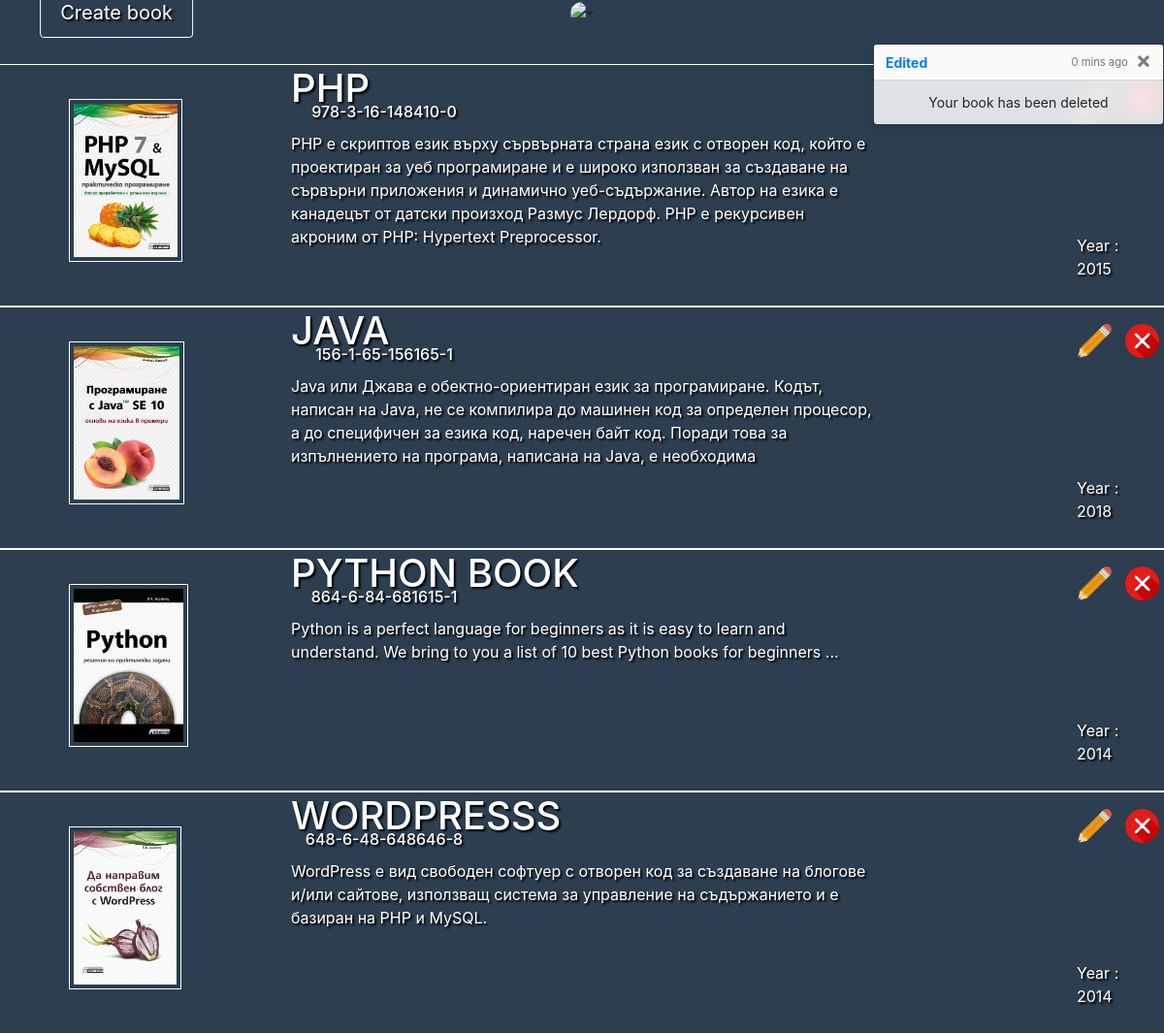
The app's page /home.php (signed in) with its own data.
### tables this page shows
CREATE TABLE `books` (
  `ID` int(11) NOT NULL,
  `Name` varchar(255) NOT NULL,
  `ISBN` varchar(255) NOT NULL,
  `Year` varchar(255) NOT NULL,
  `Description` varchar(2048) NOT NULL,
  `image` varchar(255) NOT NULL
);

### home.php (the view, shortened to what this page needs)
<?php
$leftButton = 'Create book';
$leftButtonPath = 'newBook.php';
require 'templates/header.php'; ?>
<?php
    require 'templates/connectDB.php';
    $sql = "SELECT * FROM books";
    $result = $conn->query($sql);
    while($row = mysqli_fetch_array($result)){
        echo '<div class="bookHolder">
                <img class="bookImage" src="uploads/'.$row['image'].'">
                <h1 onclick="editBook('.$row['ID'].')" class="nameBook">'.$row['Name'].'</h1>
                <h2 class="isbnBook">'.$row['ISBN'].'</h2>
                <p class="descriptionBook">'.$row['Description'].'</p>
                <span class="yearBook">Year : '.$row['Year'].'</span>
                <div class="editButtons">
                    <img onclick="editBook('.$row['ID'].')" src="img/edit.png" >
                    <img onclick="deleteBook('.$row['ID'].')" src="img/x-button.png" >
                </div>
            </div>';
    }
    ?>
        <div class="toast" data-autohide="false">
            <div class="toast-header">
                <strong class="mr-auto text-primary">Edited</strong>
                <small class="text-muted">0 mins ago</small>
                <button id="closeToast" type="button" class="ml-2 mb-1 close" data-dismiss="toast">&times;</button>
            </div>
            <div class="toast-body">
                Your book has been deleted
            </div>
        </div>

### templates/header.php (shortened to what this page needs)
<?php
    require 'connectDB.php';
    $userName = $_SESSION['userName'];
    $sql = "SELECT * FROM login WHERE userName = '$userName'";
    $result = $conn->query($sql);
    while($row = mysqli_fetch_array($result)){
        $img = $row['imagePath'];
    }
    if($img == ""){
        $path = "img/icon.png";
    }
    else{
        $path = "uploads/".$img;
    }
?>
<!DOCTYPE html>
<html lang="en">
<head>
    <link rel="stylesheet" href="https://stackpath.bootstrapcdn.com/bootstrap/4.3.1/css/bootstrap.min.css">
    <link rel="stylesheet" type="text/css" href="styles/style.css">
</head>
<body>
    <nav>
        <?php echo'<a href='.$leftButtonPath.' id="newBook">'.$leftButton.'</a>' ?>
        <div>
            <img id="coverImg" src="<?php echo $path; ?>" data-toggle="dropdown" class="waitresshead dropdown-toggle">
        </div>
    </nav>

### styles/style.css (style rules this page uses)
body { background-color: #2c3e50; padding: 0; text-align: center; text-shadow:2px 2px 2px black; }
nav { position:relative; margin-bottom: 40px; }
h1 { color:white; text-transform: uppercase; }
a { text-decoration:none; }
.waitresshead { border: 0px solid white; border-radius: 50%; transition: 0.5s; cursor: pointer; max-width: 124px; max-height: 124px; }
#newBook { position: absolute; left: 10%; transform: translateX(-50%) translateY(-50%); top: 50%; color: white; font-size: 20px; border: 1px solid white; padding: 10px 20px; border-radius: 4px; transition:0.5s; }
.bookHolder { height: 250px; position: relative; border-top: 1px solid white; border-bottom: 1px solid white; padding: 25px; text-align: left; }
.bookImage { position: relative; height: 85%; top: 10px; left: 4%; border: 1px solid white; padding: 4px; }
.nameBook { position: absolute; top: 0%; left: 25%; }
.isbnBook { position: absolute; top: 20%; transform: translateX(-50%) translateY(-50%); left: 33%; font-size: 16px; color: white; }
.descriptionBook { top: 54%; transform: translateX(0%) translateY(-50%); width: 50%; height: 130px; left: 25%; position: absolute; color: white; }
.yearBook { top: 80%; transform: translateX(-50%) translateY(-50%); left: 95%; position: absolute; color: white; }
.editButtons { position: absolute; right: 0; top: 17px; }
.editButtons > img { height:35px; margin: 0px 5px; cursor:pointer; }
.toast { opacity: 1; position: fixed; top: 45px; width: 300px; text-shadow: none; right: 0; transform: translateX(100%); transition:1s ease-in; }

### records on screen
books: image (picture), Name "PHP", ISBN "978-3-16-148410-0", Description "PHP е скриптов език върху сървърната страна език с отворен код, който е проектиран за уеб програмиране и е широко използван за създаване на сървърни приложения и динамично уеб-съдържание. Автор на езика е канадецът от датски произход Размус Лердорф. PHP е рекурсивен акроним от PHP: Hypertext Preprocessor.", Year "2015"
books: image (picture), Name "JAVA", ISBN "156-1-65-156165-1", Description "Java или Джава е обектно-ориентиран език за програмиране. Кодът, написан на Java, не се компилира до машинен код за определен процесор, а до специфичен за езика код, наречен байт код. Поради това за изпълнението на програма, написана на Java, е необходима", Year "2018"
books: image (picture), Name "PYTHON BOOK", ISBN "864-6-84-681615-1", Description "Python is a perfect language for beginners as it is easy to learn and understand. We bring to you a list of 10 best Python books for beginners ...", Year "2014"
books: image (picture), Name "WORDPRESSS", ISBN "648-6-48-648646-8", Description "WordPress е вид свободен софтуер с отворен код за създаване на блогове и/или сайтове, използващ система за управление на съдържанието и е базиран на PHP и MySQL.", Year "2014"

### other values on screen
$leftButton "Create book"
